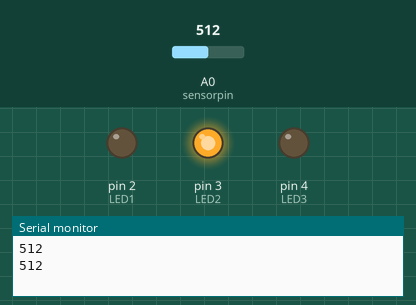
Bench run of a sketch on a simulated Arduino Uno, built with avr-gcc and run on an emulated ATmega328P. On the bench: output pins drawn as LEDs (lit = HIGH), the last lines printed to the serial monitor. The test bench sets the inputs (shaded band); at power-on: A0 (sensorpin) = 512. Pins used as bus, display or sensor lines are not drawn.

Above: at 1.8 s.
1.9 s: A0 (sensorpin) set to 484
At 3.1 s:
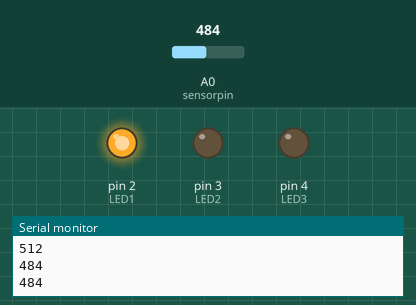
3.5 s: A0 (sensorpin) set to 900
At 5.2 s:
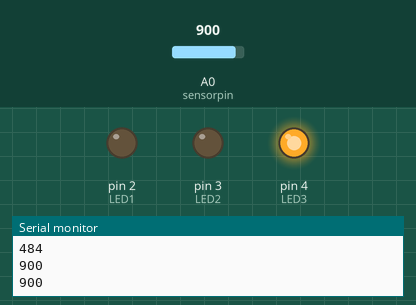
5.5 s: A0 (sensorpin) set to 818
7.2 s: A0 (sensorpin) set to 786
At 8.7 s:
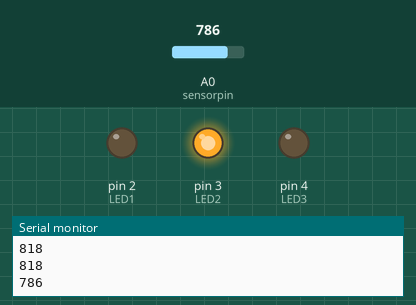
9.5 s: A0 (sensorpin) set to 1023
At 11.0 s:
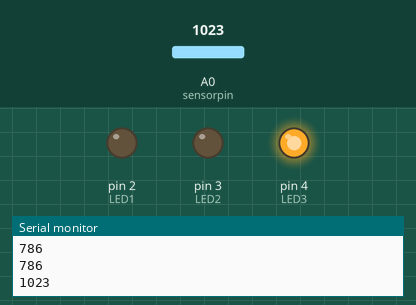
Timing chart, 0 to 12.5 s (numbered marks = the images above; inputs shaded):
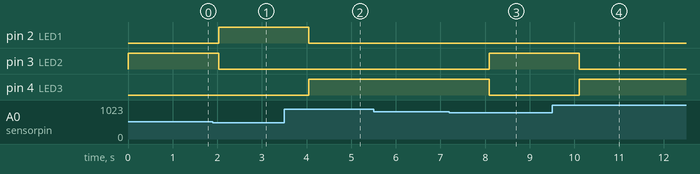

Measured:
- the behaviour switches between 500 and 499 on A0 (sensorpin) (found by bisection; images 0 and 1)
- the behaviour switches between 801 and 800 on A0 (sensorpin) (found by bisection; images 2 and 3)
- after the input at 1.9 s, pin 2 (LED1): LOW → HIGH after 0.13 s; pin 3 (LED2): HIGH → LOW after 0.13 s
- after the input at 3.5 s, pin 2 (LED1): HIGH → LOW after 0.55 s; pin 4 (LED3): LOW → HIGH after 0.55 s
- after the input at 7.2 s, pin 3 (LED2): LOW → HIGH after 0.89 s; pin 4 (LED3): HIGH → LOW after 0.89 s
- after the input at 9.5 s, pin 3 (LED2): HIGH → LOW after 0.61 s; pin 4 (LED3): LOW → HIGH after 0.61 s

The sketch:

Regador_automatic.ino
```cpp
// Detector humitat terra
const int sensorpin = A0;
const int sensorpower = 8;
const int LED1 = 2;
const int LED2 = 3;
const int LED3 = 4;


int sensor;

const int delayTime = 1000;


int wet = 800;
int dry = 500;

void setup(){

  pinMode(LED1,OUTPUT);
  pinMode(LED2,OUTPUT);
  pinMode(LED3,OUTPUT);
  pinMode(sensorpower,OUTPUT);

  Serial.begin(9600);
}

void loop(){
  digitalWrite(sensorpower,HIGH);
  delay(10);

  sensor = analogRead(sensorpin);

  digitalWrite(sensorpower,LOW);

  Serial.println(sensor);


  if(sensor>wet){
    digitalWrite(LED1,LOW);
    digitalWrite(LED2,LOW);
    digitalWrite(LED3,HIGH);
  }
  else if(sensor<dry){
    digitalWrite(LED1,HIGH);
    digitalWrite(LED2,LOW);
    digitalWrite(LED3,LOW);
  }
  else{
    digitalWrite(LED1,LOW);
    digitalWrite(LED2,HIGH);
    digitalWrite(LED3,LOW);
  }

  delay(delayTime);

}
```
